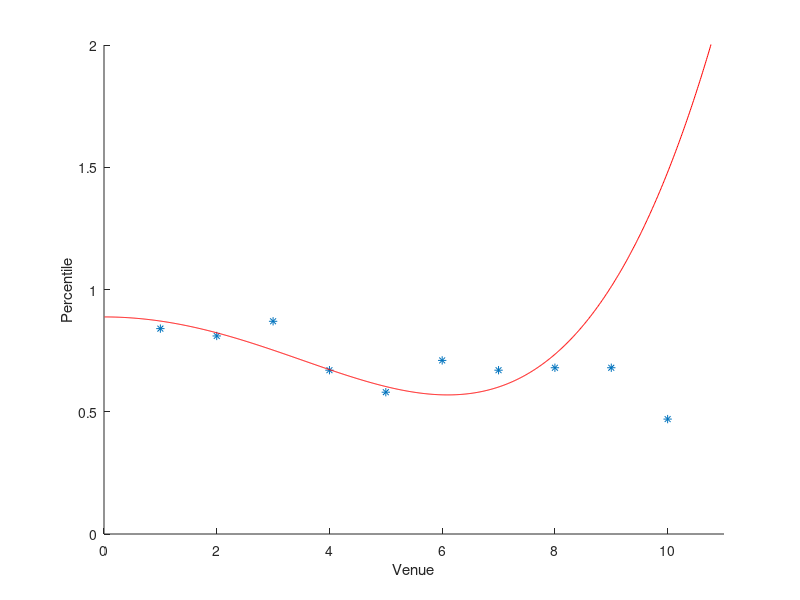

Source code (MATLAB):
clear,clc;
x = 1:10;
y = [0.84 0.81 0.87 0.67 0.58 0.71 0.67 0.68 0.68 0.47];

fun = @(c,x) c(1)+c(2).*x.^2+c(3)*x.^4+c(4)*x.^6;
c = lsqcurvefit(fun, [1,1,1,1], x, y);
% fun = @(c,x) c(1)*exp(x);
% c = lsqcurvefit(fun, [1], x, y);

c(3) = c(3)*0.6;
c(4) = 0.00000000001;

n=1100;
for i=1:n
    xfit(i) = i*0.01;
    yfit(i) = c(1)+c(2)*xfit(i)^2+c(3)*xfit(i)^4+c(4)*xfit(i)^6;
    % yfit(i) = c(1)*exp(xfit(i));
end

figure(1);
hold on;
plot(x,y,'*');
plot(xfit,yfit,'r');
axis([0 11 0 2]);
xlabel('Venue');
ylabel('Percentile');